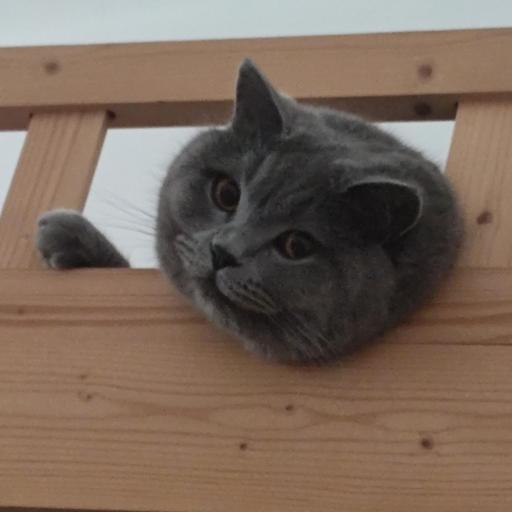
#> input picture 大三下/计算机视觉/introduction/fig/huahua1.jpg, 512 x 512 px
$ python code.py
#> lines starting #> are read from the running program, lines starting #| are printed output that depends on the picture
from skimage import img_as_float
import matplotlib.pyplot as plt

plt.rcParams['image.cmap'] = 'gray'
import numpy as np
import skimage
from skimage import filters, io


def imshow_all(*images, titles=None):
    images = [img_as_float(img) for img in images]

    if titles is None:
        titles = [''] * len(images)
    vmin = min(map(np.min, images))
    vmax = max(map(np.max, images))
    ncols = len(images)
    height = 5
    width = height * len(images)
    fig, axes = plt.subplots(nrows=1, ncols=ncols,
                             figsize=(width, height))
    for ax, img, label in zip(axes.ravel(), images, titles):
        ax.imshow(img, vmin=vmin, vmax=vmax)
        ax.set_title(label)


huahua1 = io.imread('./fig/huahua1.jpg')
#> huahua1 is the input picture: shape (512, 512, 3); mean R, G, B 121.9, 103.5, 90.5
huahua2 = io.imread('./fig/huahua2.jpg')
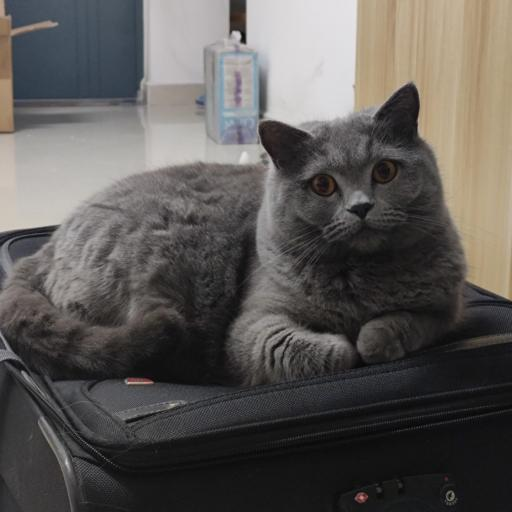
#> input picture 大三下/计算机视觉/introduction/fig/huahua2.jpg, 512 x 512 px
#> huahua2 is the input picture: shape (512, 512, 3); mean R, G, B 92.2, 89, 86.2
fufu1 = io.imread('./fig/fufu1.jpg')
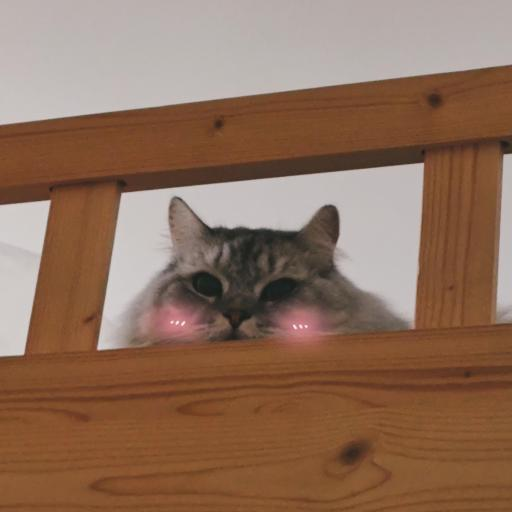
#> input picture 大三下/计算机视觉/introduction/fig/fufu1.jpg, 512 x 512 px
#> fufu1 is the input picture: shape (512, 512, 3); mean R, G, B 142.1, 110.6, 90.7
fufu2 = io.imread('./fig/fufu2.jpg')
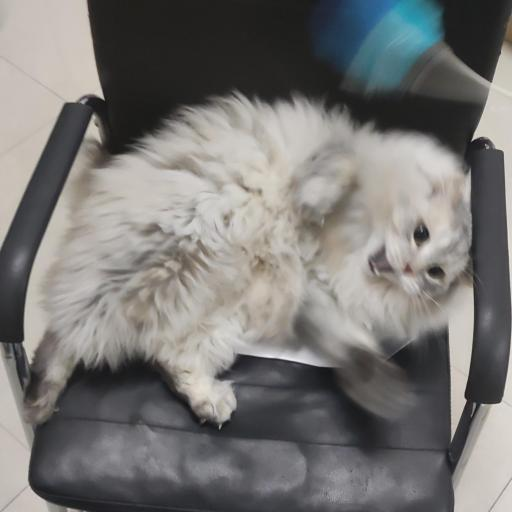
#> input picture 大三下/计算机视觉/introduction/fig/fufu2.jpg, 512 x 512 px
#> fufu2 is the input picture: shape (512, 512, 3); mean R, G, B 120.3, 118.9, 117.1
fufu3 = io.imread('./fig/fufu3.jpg')
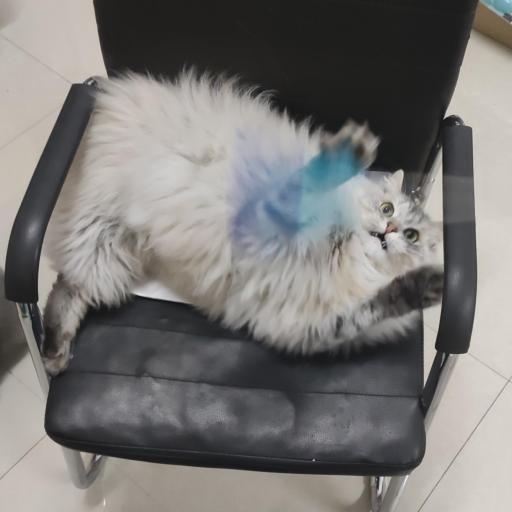
#> input picture 大三下/计算机视觉/introduction/fig/fufu3.jpg, 512 x 512 px
#> fufu3 is the input picture: shape (512, 512, 3); mean R, G, B 121, 119.2, 117.4
imshow_all(huahua1, huahua2)
imshow_all(fufu1, fufu2, fufu3)
io.show()
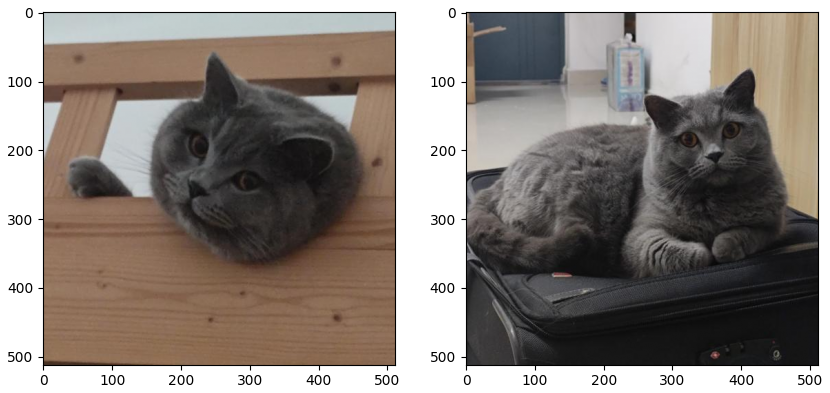
#> figure drawn by matplotlib, 2 panels
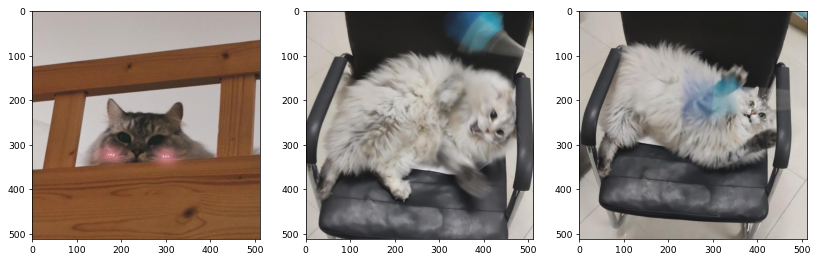
#> figure drawn by matplotlib, 3 panels
